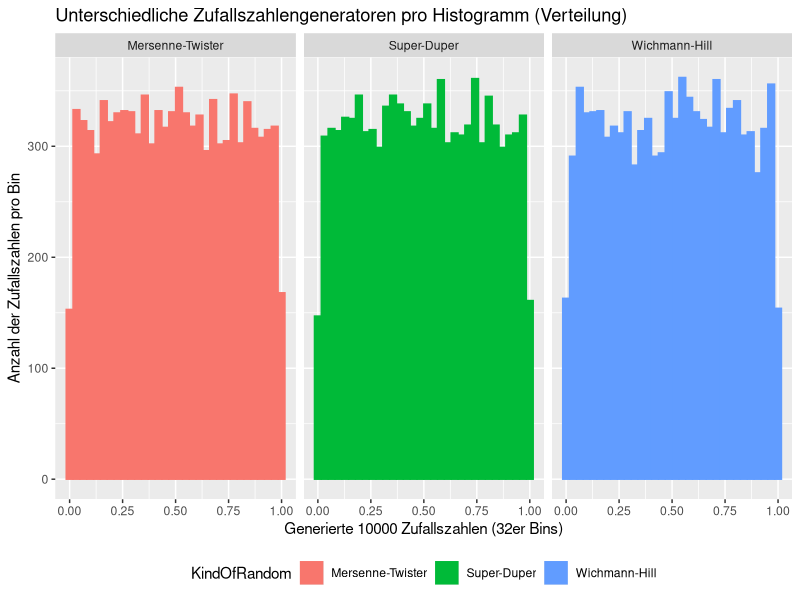
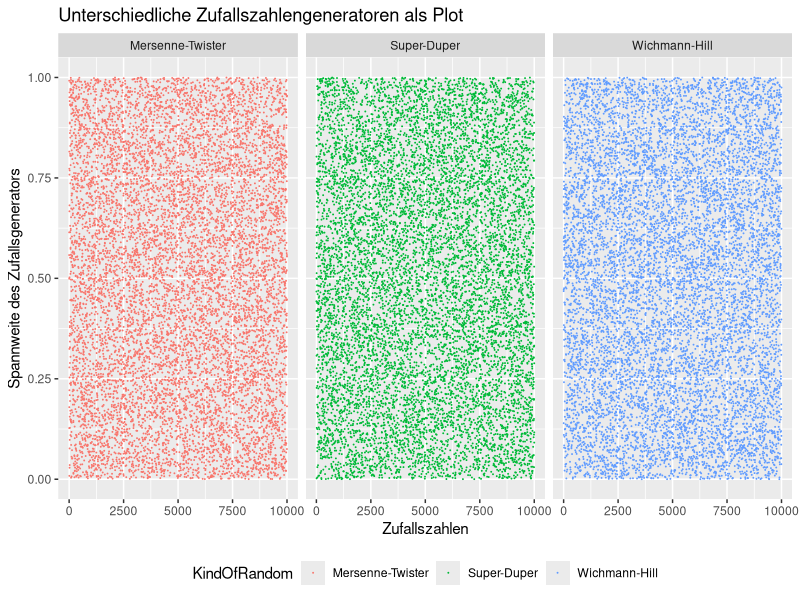
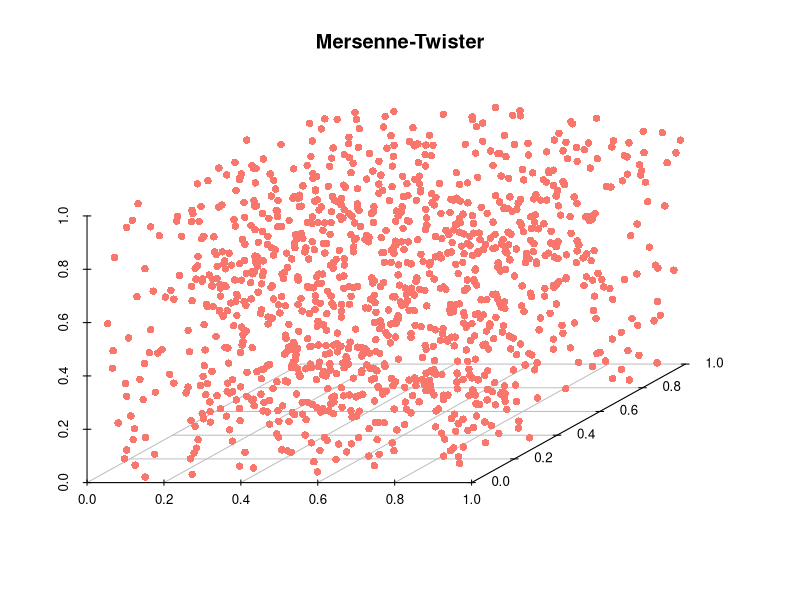

Write the R code that produced these figures, in order.
## ---- chunk 1
# Plot der exponentialfunktions.
library(ggplot2)
#data <- data.frame(x=seq(1:25), y=pexp(seq(1:25)))
#data2 <- data.frame(x=seq(1:25), y=seq(1:25))
#ggplot() +
#  geom_line(data=data, aes(x=data$x, y=data$y)) +
#  geom_line(data=data2, aes(x=data2$x, y=data2$y)) + 
#  labs(title="Exponentialfunktion mit Inverse")
## ---- chunk 2
library(ggplot2)
numberOfRandomNumbers <- 10000

RNGkind("Mersenne-Twister") # matches  "Mersenne-Twister"
datamt = data.frame(data = runif(numberOfRandomNumbers), KindOfRandom = "Mersenne-Twister", pos = 1:numberOfRandomNumbers)

RNGkind("Super") # matches  "Super-Duper"
datasd = data.frame(data = runif(numberOfRandomNumbers), KindOfRandom = "Super-Duper", pos = 1:numberOfRandomNumbers)

RNGkind("Wichmann-Hill") # matches  "Wichmann-Hill"
datawh = data.frame(data = runif(numberOfRandomNumbers), KindOfRandom = "Wichmann-Hill", pos = 1:numberOfRandomNumbers)

data <- rbind(datamt, datasd, datawh)

ggplot(data, aes(x = data, color = KindOfRandom, fill = KindOfRandom)) + 
  geom_histogram(bins = 32) + 
  facet_grid(~ KindOfRandom) +
  theme(legend.direction = "horizontal", 
        legend.position = "bottom",
        legend.box = "horizontal") +
  labs(title = "Unterschiedliche Zufallszahlengeneratoren pro Histogramm (Verteilung)",
  x = "Generierte 10000 Zufallszahlen (32er Bins)",
  y = "Anzahl der Zufallszahlen pro Bin")
## ---- chunk 3
ggplot(data, aes(y = data, x = pos, color = KindOfRandom)) + 
  geom_point(size = 0.01) +
  facet_grid(~ KindOfRandom) +
  theme(legend.direction = "horizontal", 
        legend.position = "bottom",
        legend.box = "horizontal") +
  labs(title = "Unterschiedliche Zufallszahlengeneratoren als Plot",
  x = "Zufallszahlen",
  y = "Spannweite des Zufallsgenerators")
## ---- chunk 4

datamt <- data.frame(dataX = datamt[seq(1, 3333, 3),]$data, 
                       dataY = datamt[seq(2, 3333, 3),]$data, 
                       dataZ = datamt[seq(3, 3333, 3),]$data)


library(scatterplot3d)

with(datamt, {
   s3d <- scatterplot3d(dataX, dataY, dataZ, # x,y, z axis
                 main="Mersenne-Twister",
                 box=FALSE,
                 color="#F8766C",
                 pch = 16,
                 xlab="",
                 ylab="",
                 zlab="")
   
   s3d.coords <- s3d$xyz.convert(dataX, dataY, dataZ)
})
## ---- chunk 5
# Ruft die Help-Page von RNG auf
#?RNG
## ---- chunk 6
# RNGkind setzt den Pseudozufallsgenerator
# Setzt den Zufallsgenerator auf L'Ecuyer-CMRG
RNGkind("L'Ecuyer-CMRG")

# Gibt den aktuellen Zufallsgenerator aus
RNGkind()

# Setzt den Zufallsgenerator auf Mersenne-Twister (default)
RNGkind("Mersenne-Twister")
## ---- chunk 7
# Setzt den Seed auf 123456789 für genau den nächsten Aufruf
set.seed(123456789)

# Generiert immer die selben 10 Zufallszahlen wegen den seed.
runif(10)

# Generiert 10 Zufallszahlen ohne Seed
runif(10)
## ---- chunk 8

# Berechnet die neue Zufallszahl
PP.Coincidence.CalculateNumber <- function (randomNumber) {
  first <- as.numeric(substr(randomNumber, 0, 5))
  second <- as.numeric(substr(randomNumber, 6, 10))
  
  # Ist der zweite Teil 0 oder nicht definiert =>
  # Mache ein XOR mit den hinteren Stellen von der aktuellen Zeit
  if(is.na(second) || second == 0) {
    second <- bitwXor(first, as.numeric(substr(as.numeric(Sys.time()), 6, 10)))
  }
  # Die eigentliche Berechnung
  return (first * second)
}

# Initialaufruf mit einer Anzahl von Zufallszahlen
PP.Coincidence <- function(numberOfRandomNumbers){
  rngNumber <- as.numeric(Sys.time())
  randomNumberList <- c()
  
  for(i in 1:numberOfRandomNumbers){
    rngNumber <- PP.Coincidence.CalculateNumber(rngNumber)
    randomNumberList <- c(randomNumberList, rngNumber/10000000000)
  }
  randomNumberList
}
PP.Coincidence(5)
